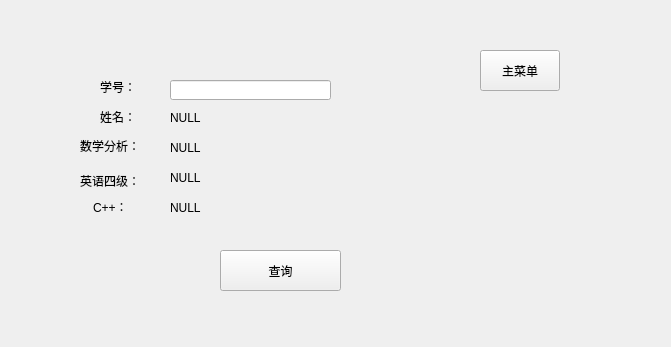
<?xml version="1.0" encoding="UTF-8"?>
<ui version="4.0">
 <class>SelectStudentWidget</class>
 <widget class="QWidget" name="SelectStudentWidget">
  <property name="geometry">
   <rect>
    <x>0</x>
    <y>0</y>
    <width>671</width>
    <height>347</height>
   </rect>
  </property>
  <property name="windowTitle">
   <string>Form</string>
  </property>
  <widget class="QPushButton" name="returnButton">
   <property name="geometry">
    <rect>
     <x>480</x>
     <y>50</y>
     <width>80</width>
     <height>41</height>
    </rect>
   </property>
   <property name="text">
    <string>主菜单</string>
   </property>
  </widget>
  <widget class="QLabel" name="idLabel">
   <property name="geometry">
    <rect>
     <x>100</x>
     <y>71</y>
     <width>54</width>
     <height>31</height>
    </rect>
   </property>
   <property name="text">
    <string>学号：</string>
   </property>
  </widget>
  <widget class="QLineEdit" name="idLineEdit">
   <property name="geometry">
    <rect>
     <x>170</x>
     <y>80</y>
     <width>161</width>
     <height>20</height>
    </rect>
   </property>
   <property name="maxLength">
    <number>26</number>
   </property>
  </widget>
  <widget class="QLabel" name="nameLabel">
   <property name="geometry">
    <rect>
     <x>100</x>
     <y>101</y>
     <width>54</width>
     <height>31</height>
    </rect>
   </property>
   <property name="text">
    <string>姓名：</string>
   </property>
  </widget>
  <widget class="QLabel" name="showNameLabel">
   <property name="geometry">
    <rect>
     <x>170</x>
     <y>110</y>
     <width>81</width>
     <height>16</height>
    </rect>
   </property>
   <property name="text">
    <string>NULL</string>
   </property>
  </widget>
  <widget class="QLabel" name="mathLabel">
   <property name="geometry">
    <rect>
     <x>80</x>
     <y>125</y>
     <width>81</width>
     <height>41</height>
    </rect>
   </property>
   <property name="text">
    <string>数学分析：</string>
   </property>
  </widget>
  <widget class="QLabel" name="showMathLabel">
   <property name="geometry">
    <rect>
     <x>170</x>
     <y>140</y>
     <width>91</width>
     <height>16</height>
    </rect>
   </property>
   <property name="text">
    <string>NULL</string>
   </property>
  </widget>
  <widget class="QLabel" name="enLabel">
   <property name="geometry">
    <rect>
     <x>80</x>
     <y>155</y>
     <width>71</width>
     <height>51</height>
    </rect>
   </property>
   <property name="text">
    <string>英语四级：</string>
   </property>
  </widget>
  <widget class="QLabel" name="showEnLabel">
   <property name="geometry">
    <rect>
     <x>170</x>
     <y>170</y>
     <width>101</width>
     <height>16</height>
    </rect>
   </property>
   <property name="text">
    <string>NULL</string>
   </property>
  </widget>
  <widget class="QLabel" name="cLabel">
   <property name="geometry">
    <rect>
     <x>93</x>
     <y>191</y>
     <width>61</width>
     <height>31</height>
    </rect>
   </property>
   <property name="text">
    <string>C++：</string>
   </property>
  </widget>
  <widget class="QLabel" name="showCLabel">
   <property name="geometry">
    <rect>
     <x>170</x>
     <y>200</y>
     <width>101</width>
     <height>16</height>
    </rect>
   </property>
   <property name="text">
    <string>NULL</string>
   </property>
  </widget>
  <widget class="QPushButton" name="selectButton">
   <property name="geometry">
    <rect>
     <x>220</x>
     <y>250</y>
     <width>121</width>
     <height>41</height>
    </rect>
   </property>
   <property name="text">
    <string>查询</string>
   </property>
  </widget>
 </widget>
 <resources/>
 <connections/>
</ui>
